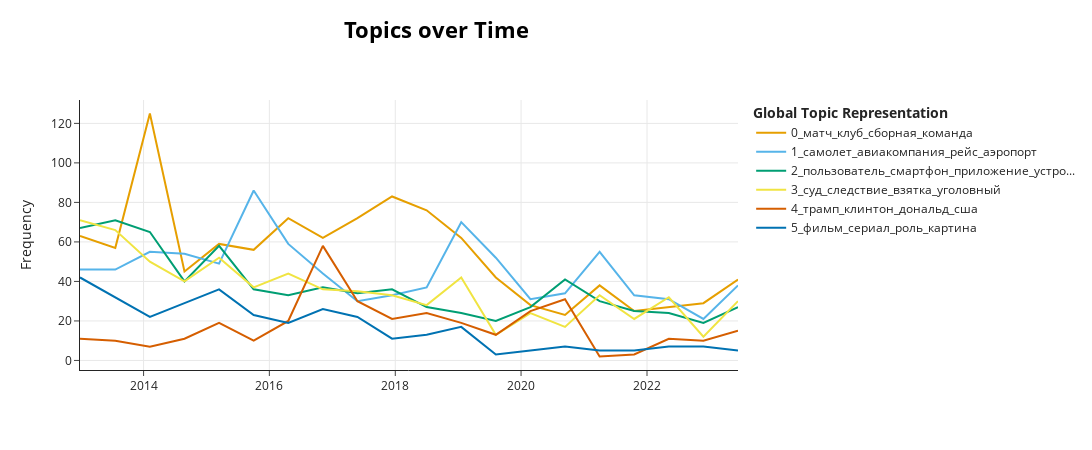

The notebook cell saved with this chart:
### Code cell
topic_model.visualize_topics_over_time(topics_over_time, topics=[0, 1, 2, 3, 4, 5])

### Figure 1 — Plotly figure (JSON) as saved in the notebook; plotly's stock layout.template omitted (floating-point values rounded to 4 significant figures)
{"data": [{"hoverinfo": "text", "hovertext": ["<b>Topic 0</b><br>Words: матч, клуб, команда, чемпионат, сборная", "<b>Topic 0</b><br>Words: матч, клуб, чемпионат, зенит, команда", "<b>Topic 0</b><br>Words: матч, клуб, команда, чемпионат, сборная", "<b>Topic 0</b><br>Words: матч, клуб, футболист, команда, футбол", "<b>Topic 0</b><br>Words: матч, клуб, сборная, команда, зенит", "<b>Topic 0</b><br>Words: матч, клуб, чемпионат, команда, сборная", "<b>Topic 0</b><br>Words: матч, сборная, команда, клуб, лига", "<b>Topic 0</b><br>Words: матч, клуб, футбольный, команда, чемпионат", "<b>Topic 0</b><br>Words: матч, клуб, лига, мяч, команда", "<b>Topic 0</b><br>Words: матч, сборная, клуб, команда, чемпионат", "<b>Topic 0</b><br>Words: матч, клуб, сборная, чемпионат, футболист", "<b>Topic 0</b><br>Words: матч, клуб, футболист, сборная, чемпионат", "<b>Topic 0</b><br>Words: матч, клуб, зенит, команда, футболист", "<b>Topic 0</b><br>Words: лига, матч, команда, клуб, футболист", "<b>Topic 0</b><br>Words: марадон, матч, клуб, футболист, барселона", "<b>Topic 0</b><br>Words: матч, сборная, команда, клуб, чемпионат", "<b>Topic 0</b><br>Words: матч, клуб, команда, миранчук, сборная", "<b>Topic 0</b><br>Words: клуб, матч, сборная, футболист, лига", "<b>Topic 0</b><br>Words: матч, команда, чемпионат, сборная, роналд", "<b>Topic 0</b><br>Words: клуб, матч, сборная, зенит, команда"], "marker": {"color": "#E69F00"}, "mode": "lines", "name": "0_матч_клуб_сборная_команда", "type": "scatter", "x": ["2012-12-27T23:36:57.600000", "2013-07-20T19:12:00", "2014-02-06T14:24:00", "2014-08-26T09:36:00", "2015-03-15T04:48:00", "2015-10-02T00:00:00", "2016-04-19T19:12:00", "2016-11-06T14:24:00", "2017-05-26T09:36:00", "2017-12-13T04:48:00", "2018-07-02T00:00:00", "2019-01-18T19:12:00", "2019-08-07T14:24:00", "2020-02-24T09:36:00", "2020-09-12T04:48:00", "2021-04-01T00:00:00", "2021-10-18T19:12:00", "2022-05-07T14:24:00", "2022-11-24T09:36:00", "2023-06-13T04:48:00"], "y": [63, 57, 125, 45, 59, 56, 72, 62, 72, 83, 76, 62, 42, 28, 23, 38, 25, 27, 29, 41]}, {"hoverinfo": "text", "hovertext": ["<b>Topic 1</b><br>Words: самолет, авиакомпания, посадка, лайнер, аэропорт", "<b>Topic 1</b><br>Words: самолет, авиакомпания, пассажир, аэропорт, борт", "<b>Topic 1</b><br>Words: самолет, авиакомпания, рейс, борт, пассажир", "<b>Topic 1</b><br>Words: самолет, авиакомпания, аэропорт, рейс, пассажир", "<b>Topic 1</b><br>Words: самолет, авиакомпания, пилот, рейс, пассажир", "<b>Topic 1</b><br>Words: авиакомпания, самолет, рейс, пассажир, аэропорт", "<b>Topic 1</b><br>Words: самолет, авиакомпания, рейс, аэропорт, пассажир", "<b>Topic 1</b><br>Words: аэропорт, авиакомпания, рейс, самолет, борт", "<b>Topic 1</b><br>Words: авиакомпания, самолет, пассажир, рейс, борт", "<b>Topic 1</b><br>Words: самолет, авиакомпания, пассажир, аэропорт, рейс", "<b>Topic 1</b><br>Words: самолет, авиакомпания, пассажир, аэропорт, рейс", "<b>Topic 1</b><br>Words: самолет, авиакомпания, рейс, аэропорт, пассажир", "<b>Topic 1</b><br>Words: самолет, авиакомпания, пассажир, аэропорт, лайнер", "<b>Topic 1</b><br>Words: самолет, авиакомпания, аэропорт, рейс, пассажир", "<b>Topic 1</b><br>Words: самолет, авиакомпания, рейс, пассажир, стюардесса", "<b>Topic 1</b><br>Words: самолет, авиакомпания, полет, рейс, посадка", "<b>Topic 1</b><br>Words: рейс, авиакомпания, самолет, аэропорт, пассажир", "<b>Topic 1</b><br>Words: самолет, авиакомпания, рейс, аэропорт, крушение", "<b>Topic 1</b><br>Words: рейс, самолет, аэропорт, авиакомпания, пассажир", "<b>Topic 1</b><br>Words: рейс, самолет, авиакомпания, аэропорт, пассажир"], "marker": {"color": "#56B4E9"}, "mode": "lines", "name": "1_самолет_авиакомпания_рейс_аэропорт", "type": "scatter", "x": ["2012-12-27T23:36:57.600000", "2013-07-20T19:12:00", "2014-02-06T14:24:00", "2014-08-26T09:36:00", "2015-03-15T04:48:00", "2015-10-02T00:00:00", "2016-04-19T19:12:00", "2016-11-06T14:24:00", "2017-05-26T09:36:00", "2017-12-13T04:48:00", "2018-07-02T00:00:00", "2019-01-18T19:12:00", "2019-08-07T14:24:00", "2020-02-24T09:36:00", "2020-09-12T04:48:00", "2021-04-01T00:00:00", "2021-10-18T19:12:00", "2022-05-07T14:24:00", "2022-11-24T09:36:00", "2023-06-13T04:48:00"], "y": [46, 46, 55, 54, 49, 86, 59, 44, 30, 33, 37, 70, 52, 31, 34, 55, 33, 31, 21, 38]}, {"hoverinfo": "text", "hovertext": ["<b>Topic 2</b><br>Words: смартфон, пользователь, сервис, устройство, экран", "<b>Topic 2</b><br>Words: пользователь, смартфон, устройство, приложение, сервис", "<b>Topic 2</b><br>Words: пользователь, смартфон, приложение, мобильный, сервис", "<b>Topic 2</b><br>Words: приложение, пользователь, смартфон, устройство, мобильный", "<b>Topic 2</b><br>Words: пользователь, устройство, смартфон, приложение, сервис", "<b>Topic 2</b><br>Words: пользователь, смартфон, сервис, приложение, устройство", "<b>Topic 2</b><br>Words: смартфон, пользователь, устройство, хакер, сервис", "<b>Topic 2</b><br>Words: хакер, пользователь, смартфон, устройство, приложение", "<b>Topic 2</b><br>Words: смартфон, пользователь, сервис, компьютер, устройство", "<b>Topic 2</b><br>Words: пользователь, сервис, смартфон, роскомнадзор, приложение", "<b>Topic 2</b><br>Words: пользователь, смартфон, пароль, приложение, хакер", "<b>Topic 2</b><br>Words: приложение, пользователь, уязвимость, устройство, смартфон", "<b>Topic 2</b><br>Words: приложение, смартфон, пользователь, устройство, голосовой", "<b>Topic 2</b><br>Words: смартфон, пользователь, уязвимость, контент, устройство", "<b>Topic 2</b><br>Words: смартфон, пользователь, устройство, приложение, обновление", "<b>Topic 2</b><br>Words: приложение, пользователь, обновление, ос, смартфон", "<b>Topic 2</b><br>Words: смартфон, пользователь, роскомнадзор, пароль, доступ", "<b>Topic 2</b><br>Words: смартфон, пользователь, устройство, обновление, пароль", "<b>Topic 2</b><br>Words: смартфон, бот, пользователь, чат, приложение", "<b>Topic 2</b><br>Words: смартфон, устройство, приложение, пользователь, сервис"], "marker": {"color": "#009E73"}, "mode": "lines", "name": "2_пользователь_смартфон_приложение_устро...", "type": "scatter", "x": ["2012-12-27T23:36:57.600000", "2013-07-20T19:12:00", "2014-02-06T14:24:00", "2014-08-26T09:36:00", "2015-03-15T04:48:00", "2015-10-02T00:00:00", "2016-04-19T19:12:00", "2016-11-06T14:24:00", "2017-05-26T09:36:00", "2017-12-13T04:48:00", "2018-07-02T00:00:00", "2019-01-18T19:12:00", "2019-08-07T14:24:00", "2020-02-24T09:36:00", "2020-09-12T04:48:00", "2021-04-01T00:00:00", "2021-10-18T19:12:00", "2022-05-07T14:24:00", "2022-11-24T09:36:00", "2023-06-13T04:48:00"], "y": [67, 71, 65, 40, 58, 36, 33, 37, 34, 36, 27, 24, 20, 27, 41, 30, 25, 24, 19, 27]}, {"hoverinfo": "text", "hovertext": ["<b>Topic 3</b><br>Words: суд, следствие, приговор, взятка, подсудимый", "<b>Topic 3</b><br>Words: суд, следствие, приговор, свартхольм, взятка", "<b>Topic 3</b><br>Words: суд, следствие, взятка, приговор, обвинение", "<b>Topic 3</b><br>Words: суд, навальный, следствие, иск, арест", "<b>Topic 3</b><br>Words: суд, следствие, мошенничество, кехман, уголовный", "<b>Topic 3</b><br>Words: суд, юкос, следствие, адвокат, иск", "<b>Topic 3</b><br>Words: суд, взятка, уголовный, следствие, дод", "<b>Topic 3</b><br>Words: суд, следствие, взятка, уголовный, статья", "<b>Topic 3</b><br>Words: суд, взятка, афк, башнефть, рубль", "<b>Topic 3</b><br>Words: суд, взятка, иск, улюкаев, следствие", "<b>Topic 3</b><br>Words: суд, следствие, взятка, хачатурян, сестра", "<b>Topic 3</b><br>Words: суд, следствие, взятка, уголовный, следственный", "<b>Topic 3</b><br>Words: фбк, монгуш, уголовный, следственный, суд", "<b>Topic 3</b><br>Words: суд, взятка, мазуров, сазонов, свидетель", "<b>Topic 3</b><br>Words: суд, пашаев, кляйн, уголовный, следствие", "<b>Topic 3</b><br>Words: суд, приговор, следствие, вор, уголовный", "<b>Topic 3</b><br>Words: суд, следствие, хованский, шляфман, уголовный", "<b>Topic 3</b><br>Words: суд, адвокат, взятка, колония, следственный", "<b>Topic 3</b><br>Words: суд, следствие, болдырев, преступление, колония", "<b>Topic 3</b><br>Words: сайн, суд, витгенштейн, взятка, следствие"], "marker": {"color": "#F0E442"}, "mode": "lines", "name": "3_суд_следствие_взятка_уголовный", "type": "scatter", "x": ["2012-12-27T23:36:57.600000", "2013-07-20T19:12:00", "2014-02-06T14:24:00", "2014-08-26T09:36:00", "2015-03-15T04:48:00", "2015-10-02T00:00:00", "2016-04-19T19:12:00", "2016-11-06T14:24:00", "2017-05-26T09:36:00", "2017-12-13T04:48:00", "2018-07-02T00:00:00", "2019-01-18T19:12:00", "2019-08-07T14:24:00", "2020-02-24T09:36:00", "2020-09-12T04:48:00", "2021-04-01T00:00:00", "2021-10-18T19:12:00", "2022-05-07T14:24:00", "2022-11-24T09:36:00", "2023-06-13T04:48:00"], "y": [71, 66, 50, 40, 52, 37, 44, 36, 35, 33, 28, 42, 13, 24, 17, 33, 21, 32, 12, 30]}, {"hoverinfo": "text", "hovertext": ["<b>Topic 4</b><br>Words: буш, клинтон, обама, трамп, керри", "<b>Topic 4</b><br>Words: клинтон, сноудно, дебаты, трамп, республиканец", "<b>Topic 4</b><br>Words: бернс, трамп, киф, обама, клинтон", "<b>Topic 4</b><br>Words: обама, трамп, подеста, барак, кицхабер", "<b>Topic 4</b><br>Words: клинтон, трамп, буш, республиканец, хиллари", "<b>Topic 4</b><br>Words: клинтон, трамп, обама, демократ, республиканец", "<b>Topic 4</b><br>Words: клинтон, трамп, хиллари, кандидат, республиканец", "<b>Topic 4</b><br>Words: трамп, флинн, дональд, клинтон, республиканец", "<b>Topic 4</b><br>Words: трамп, клинтон, дональд, хиллари, коми", "<b>Topic 4</b><br>Words: трамп, дональд, сша, президент, клинтон", "<b>Topic 4</b><br>Words: трамп, дональд, сша, сенатор, выборы", "<b>Topic 4</b><br>Words: трамп, дональд, сша, президент, конгресс", "<b>Topic 4</b><br>Words: трамп, байден, импичмент, дональд, демократ", "<b>Topic 4</b><br>Words: трамп, дональд, болтон, сша, байден", "<b>Topic 4</b><br>Words: трамп, байден, дональд, демократ, республиканец", "<b>Topic 4</b><br>Words: джорджия, флаг, бейсбол, госдеп, блинкен", "<b>Topic 4</b><br>Words: бэннон, трамп, гендер, капитолий, конгресс", "<b>Topic 4</b><br>Words: трамп, байден, секретный, дональд, фбр", "<b>Topic 4</b><br>Words: трамп, байден, депейп, палата, джо", "<b>Topic 4</b><br>Words: байден, трамп, джо, дональд, дилбер"], "marker": {"color": "#D55E00"}, "mode": "lines", "name": "4_трамп_клинтон_дональд_сша", "type": "scatter", "x": ["2012-12-27T23:36:57.600000", "2013-07-20T19:12:00", "2014-02-06T14:24:00", "2014-08-26T09:36:00", "2015-03-15T04:48:00", "2015-10-02T00:00:00", "2016-04-19T19:12:00", "2016-11-06T14:24:00", "2017-05-26T09:36:00", "2017-12-13T04:48:00", "2018-07-02T00:00:00", "2019-01-18T19:12:00", "2019-08-07T14:24:00", "2020-02-24T09:36:00", "2020-09-12T04:48:00", "2021-04-01T00:00:00", "2021-10-18T19:12:00", "2022-05-07T14:24:00", "2022-11-24T09:36:00", "2023-06-13T04:48:00"], "y": [11, 10, 7, 11, 19, 10, 20, 58, 30, 21, 24, 19, 13, 25, 31, 2, 3, 11, 10, 15]}, {"hoverinfo": "text", "hovertext": ["<b>Topic 5</b><br>Words: фильм, роль, режиссер, картина, актер", "<b>Topic 5</b><br>Words: фильм, картина, сериал, роль, режиссер", "<b>Topic 5</b><br>Words: фильм, картина, режиссер, роль, сериал", "<b>Topic 5</b><br>Words: фильм, роль, актер, сериал, картина", "<b>Topic 5</b><br>Words: фильм, картина, режиссер, сериал, роль", "<b>Topic 5</b><br>Words: фильм, сериал, картина, роль, актер", "<b>Topic 5</b><br>Words: фильм, сериал, престол, роль, сезон", "<b>Topic 5</b><br>Words: фильм, сериал, картина, актер, режиссер", "<b>Topic 5</b><br>Words: фильм, сериал, роль, престол, режиссер", "<b>Topic 5</b><br>Words: сериал, фильм, барни, молчаливый, злодей", "<b>Topic 5</b><br>Words: фильм, роль, сериал, персонаж, простоквашино", "<b>Topic 5</b><br>Words: фильм, сериал, роль, престол, актер", "<b>Topic 5</b><br>Words: трехо, форсаж, дэнни, тизер, фильм", "<b>Topic 5</b><br>Words: ричардс, ефремов, сериал, сэнди, бэтчелор", "<b>Topic 5</b><br>Words: фильм, комикс, актер, супермен, режиссер", "<b>Topic 5</b><br>Words: спейси, батист, актер, неро, фильм", "<b>Topic 5</b><br>Words: невыносимоевыносимый, фильм, ленин, круз, кольцо", "<b>Topic 5</b><br>Words: фильм, чебурашка, режиссер, сталлон, скример", "<b>Topic 5</b><br>Words: сериал, сансара, режиссер, фильм, фабельман", "<b>Topic 5</b><br>Words: ведьмак, фильм, актер, забастовка, бэнд"], "marker": {"color": "#0072B2"}, "mode": "lines", "name": "5_фильм_сериал_роль_картина", "type": "scatter", "x": ["2012-12-27T23:36:57.600000", "2013-07-20T19:12:00", "2014-02-06T14:24:00", "2014-08-26T09:36:00", "2015-03-15T04:48:00", "2015-10-02T00:00:00", "2016-04-19T19:12:00", "2016-11-06T14:24:00", "2017-05-26T09:36:00", "2017-12-13T04:48:00", "2018-07-02T00:00:00", "2019-01-18T19:12:00", "2019-08-07T14:24:00", "2020-02-24T09:36:00", "2020-09-12T04:48:00", "2021-04-01T00:00:00", "2021-10-18T19:12:00", "2022-05-07T14:24:00", "2022-11-24T09:36:00", "2023-06-13T04:48:00"], "y": [42, 32, 22, 29, 36, 23, 19, 26, 22, 11, 13, 17, 3, 5, 7, 5, 5, 7, 7, 5]}], "layout": {"height": 450, "hoverlabel": {"bgcolor": "white", "font": {"family": "Rockwell", "size": 16}}, "legend": {"title": {"text": "<b>Global Topic Representation"}}, "title": {"font": {"color": "Black", "size": 22}, "text": "<b>Topics over Time</b>", "x": 0.4, "xanchor": "center", "y": 0.95, "yanchor": "top"}, "width": 1250, "xaxis": {"showgrid": true}, "yaxis": {"showgrid": true, "title": {"text": "Frequency"}}}}
